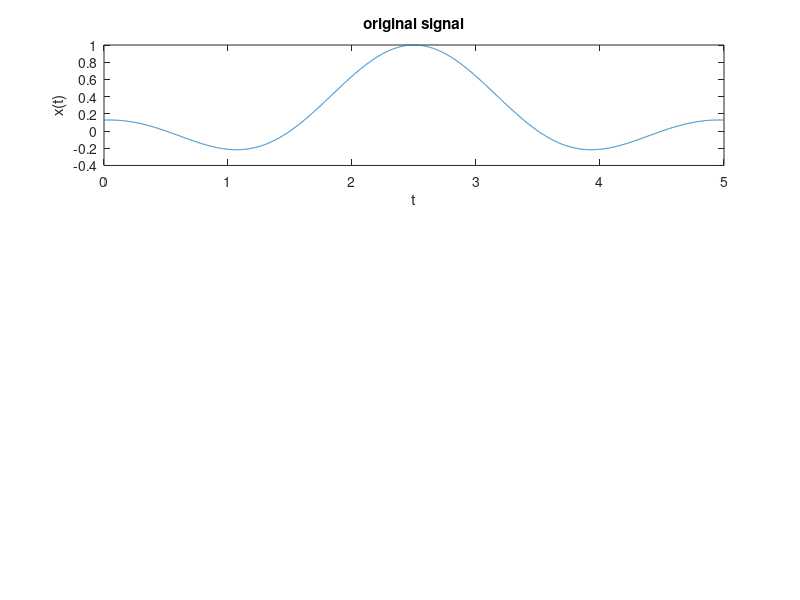

Recreate this plot in MATLAB. (Note: this script raises an error after producing the figure.)
Ts = 0.001;
t = 0:Ts:5;
x = sinc(t-2.5);                            % function to be sampled
b = 5;                                      % input bias
k = 1;                                      % integrator constant
s = 0.1;                                    % threshold value
a = 0;

figure;
subplot(3,1,1)
plot(t,x);
title("original signal");
xlabel("t")
ylabel("x(t)");
[y,tk] = tem(x,Ts,b,k,s,a);
subplot(3,1,2)
plot(t,y);
title("integrator signal");
xlabel("t")
ylabel("y(t)");
subplot(3,1,3);
stem(tk,2*s*ones(size(tk)));
title("spike interval");
xlabel("tk")
ylabel("s");


[y,tk] = tem(x,Ts,b,k,s,a);
w = 2*pi;
T = tk(length(tk));
X = tdm(tk,t,b,k,s,w,1000);     % Here 1000 denotes the number of iterations
figure;
subplot(3,1,1);
plot(t,x,'-r');
title('Original Signal');
xlabel('t');
ylabel('f(t)');
subplot(3,1,2);
plot(t,X,'-b');
title('Reconstructed Signal');
xlabel('t');
ylabel('f(t)');
subplot(3,1,3);
plot(t,abs(X-x));
title('Magnitude of error');
xlabel('t');
ylabel('Err(t)');